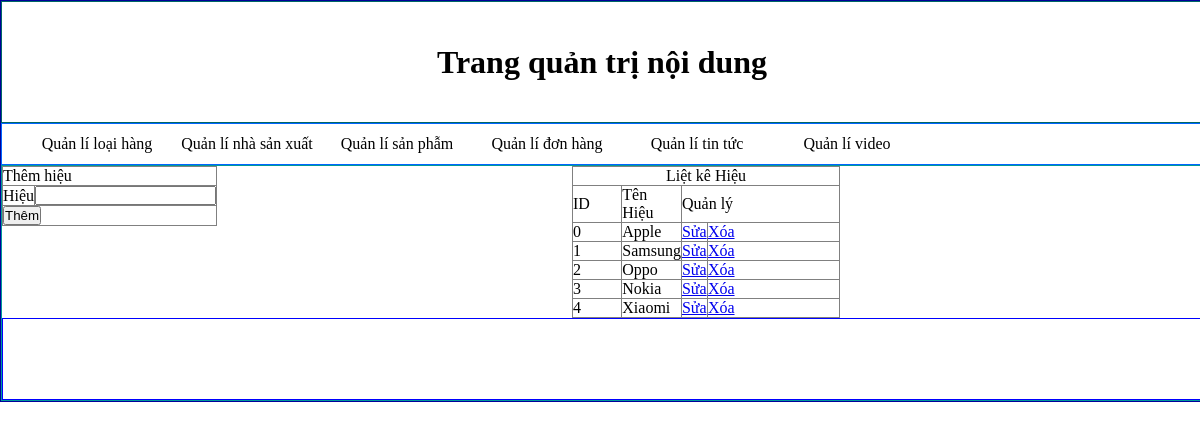
/admincp/index.php?quanly=hieu&ac=them, run on the app's committed database.
### tables this page shows
CREATE TABLE IF NOT EXISTS `hieu` (
  `hieu_id` int(11) NOT NULL AUTO_INCREMENT,
  `tenhieu` varchar(300) NOT NULL,
  PRIMARY KEY (`hieu_id`)
);

### admincp/modules/hieu/lietke.php (the view)
<?php
	$sql="select * from hieu order by hieu_id asc ";
	$loai=mysql_query($sql);
?>
<table width="268" height="124" border="1">
  <tr>
    <td colspan="4"><div align="center">Liệt kê Hiệu</div></td>
  </tr>
  <tr>
    <td width="60">ID</td>
    <td width="56">Tên Hiệu</td>
    <td colspan="2">Quản lý</td>
  </tr>
    <?php
   	$i=0;
  	while($dong=mysql_fetch_array($loai)){
  ?>
  <tr>
    <td><?php echo $i; ?></td>
    <td><?php echo $dong['tenhieu'] ?> </td>
    <td width="25"><a href="index.php?quanly=hieu&ac=sua&id=<?php echo $dong['hieu_id'] ?>">Sửa</a></td>
    <td width="170"><a href="modules/hieu/xuly.php?id=<?php echo $dong['hieu_id'] ?>">Xóa</a></td>
  </tr>
  <?php
  $i++;
	}
  ?>
</table>

### admincp/css.css (style rules this page uses)
table { border-collapse:collapse; }
* { padding:0; margin:0; }

### data on the page
hieu: tenhieu "Apple"
hieu: tenhieu "Samsung"
hieu: tenhieu "Oppo"
hieu: tenhieu "Nokia"
hieu: tenhieu "Xiaomi"
